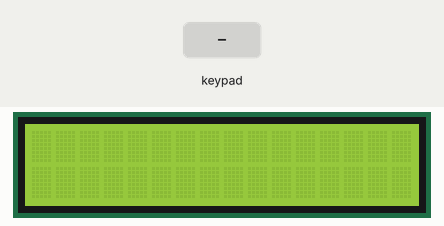
This sketch was run on a simulated Arduino Uno, built with avr-gcc and run on an emulated ATmega328P. On the bench: 16×2 character LCD. The test bench sets the inputs (shaded band).

Above: at 1.2 s.
1.3 s: keypad keys 1 2 3 4 5 6 # pressed 0.4 s apart
At 5.5 s:
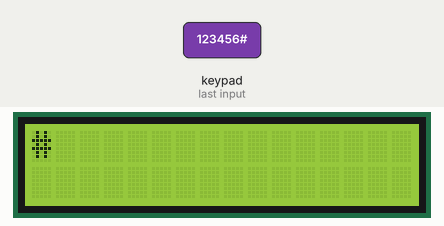
5.8 s: key 'd' pressed
At 6.3 s:
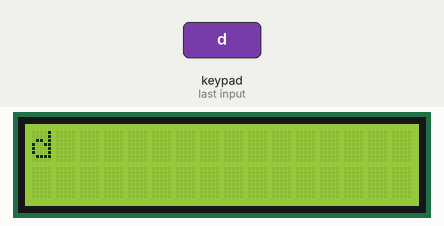
7.3 s: keypad keys 1 2 3 4 5 6 * pressed 0.4 s apart
At 10.4 s:
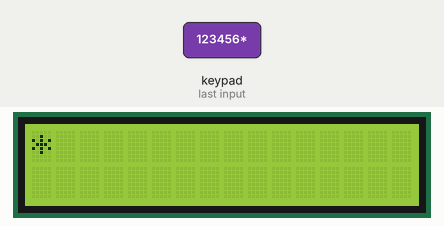
11.6 s: key 'c' pressed
At 12.8 s:
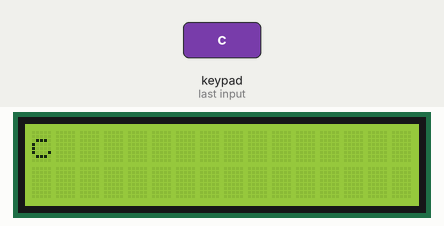
13.1 s: key 'b' pressed
At 14.2 s:
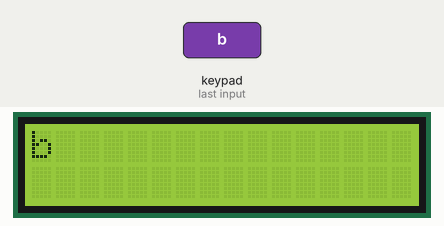
14.6 s: key 'a' pressed
At 16.0 s:
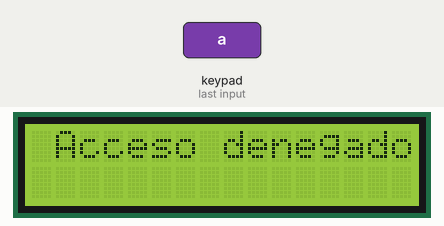
Timing chart, 0 to 17.1 s (numbered marks = the images above; inputs shaded):
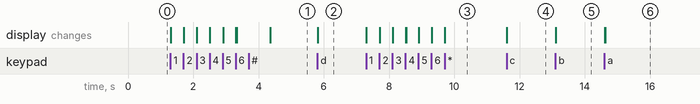

Measured:
- after the input at 1.3 s, the display: first changes at once (image 1 shows a later state)
- after the input at 5.8 s, the display: changes at once (image 2)
- after the input at 7.3 s, the display: first changes at once (image 3 shows a later state)
- after the input at 11.6 s, the display: changes at once (image 4)
- after the input at 13.1 s, the display: changes at once (image 5)
- after the input at 14.6 s, the display: first changes at once (image 6 shows a later state)

The sketch:

teclado_y_sensor_de_gas.ino
```cpp
#include <LiquidCrystal_I2C.h>
#include <Keypad.h>
LiquidCrystal_I2C lcd(0x27 ,16,2);
//Crear el objeto lcd  dirección  0x3F y 16 columnas x 2 filas
const byte FILAS=4;
const byte COLUMNAS=4;
char keys[FILAS][COLUMNAS]={
 {'7','8','9','d'},
 {'4','5','6','c'},
 {'1','2','3','b'},
 {'*','0','#','a'}
};
byte pinesFilas[FILAS]={9,8,7,6};
byte pinesColumnas[COLUMNAS]={5,4,3,2};
Keypad teclado = Keypad(makeKeymap(keys), pinesFilas, pinesColumnas, FILAS, COLUMNAS);
char TECLA;
char TECLA1;
char CLAVE[7];
char CLAVE1[3];
char CLAVE_MAESTRA1[3]="98";
char CLAVE_MAESTRA[7]="123456";
byte INDICE=0;
byte INDICE1=0;
int b=0;

void setup() {
lcd.init();
lcd.backlight();
}

void loop() {
TECLA=teclado.getKey();
if(TECLA){
CLAVE[INDICE]= TECLA;
INDICE++;
lcd.clear();
lcd.setCursor(0,0);
lcd.print(TECLA);}

else if(INDICE==6){
if (!strcmp(CLAVE, CLAVE_MAESTRA)){
lcd.clear();
lcd.setCursor(0,0);
lcd.print(" Acceso Autorizaso");
b=12;
INDICE= 0;
delay(1000);
}
else{
lcd.clear();
lcd.setCursor(0,0);
lcd.print(" Acceso denegado");
INDICE= 0;
}
}
else if(b==12){
if(INDICE==2){
if(!strcmp(CLAVE, CLAVE_MAESTRA1)){
lcd.clear();
lcd.setCursor(0,0);
lcd.print(TECLA);
lcd.clear();
lcd.setCursor(0,0);
lcd.print("Activar presione 1");
lcd.clear();
lcd.setCursor(0,1);
lcd.print("desactivar presione 1");

}
}
}
}
```
